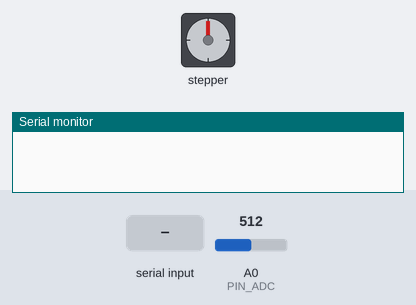
Simulated run of this program. Board: Arduino Nano, built with avr-gcc and run on an emulated ATmega328P. Parts: stepper motor, the last lines printed to the serial monitor. Wiring (inferred from the names in the program): stepper motor driver (200 steps per turn assumed): step pin 2; direction pin 3; enable pin 4. Inputs (shaded band) come from the test bench; at power-on: A0 (PIN_ADC) = 512.

Above: at 1.2 s.
1.3 s: "F90\n" received over Serial
At 1.95 s:
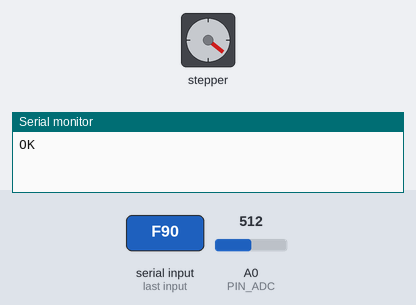
At 2.56 s:
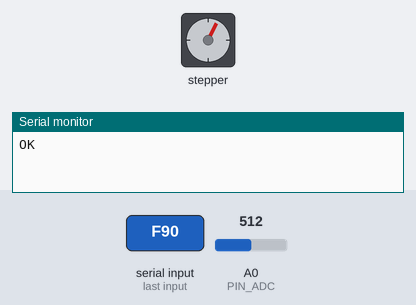
4.3 s: A0 (PIN_ADC) set to 716
At 4.67 s:
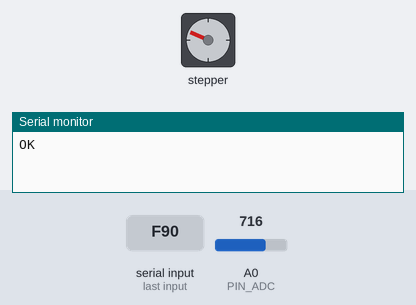
7.3 s: "RF\n" received over Serial
10.3 s: "RP\n" received over Serial
Timing chart, 0 to 14.3 s (numbered marks = the images above; inputs shaded):
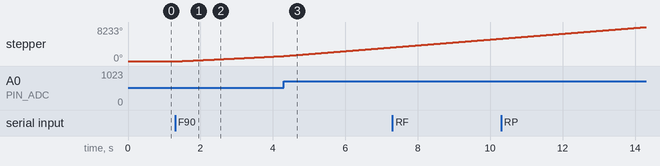

Measured:
- after the input at 1.3 s, stepper: keeps turning clockwise at about 435°/s, starting after 0.20 s

The program:

main.cpp
```cpp
// Valve driver: stepper driver turns the valve, pressure gauge read on A0.
//
// Serial commands (115200, newline terminated):
//   F <mg/s>   hold inflow at target (PID)
//   P <Pa>     hold pressure at target (PID)
//   M <deg>    rotate by angle (negative = other way) and stay; 0 = stop everything
//   Z          declare current position as 0 (= valve fully closed)
//   ZE / ZD    enable / disable the closed-end limit; disabled at boot
//   RF / RP / RV   read inflow [mg/s] / pressure [Pa] / raw voltage [V]
//   RA         read position [deg] from 0
#include <Arduino.h>

// ---- hardware ----
const uint8_t PIN_STEP = 2;
const uint8_t PIN_DIR = 3;
const uint8_t PIN_EN = 4;  // driver ENABLE, active LOW
const uint8_t PIN_ADC = A0;

// Flip to -1 if "positive" turns the valve the wrong way.
// Positive must mean "opening" (more inflow) - PID relies on it.
const int MOTOR_DIRECTION = 1;

//const float STEPS_PER_REV = 200.0f * 8;  // 1.8deg motor, TMC2208 default 1/8 microstep (MS1=MS2=GND)
const float STEPS_PER_REV = 200.0f * 16;  // Pololu-style A4988 or DRV8825 driver (MS1=MS2=5V)
//const float STEPS_PER_REV = 200.0f;  // Pololu-style A4988 or DRV8825 driver (MS1=MS2=GND)
const float DIVIDER = 2.0f;              // 1:2 divider before ADC
const float ADC_VREF = 5.0f;    // fallback if the Vcc measurement fails
const float BANDGAP_V = 1.1f;   // internal reference, varies per chip; calibrate against a known voltage
// Linear correction fitted against a reference multimeter, applied after the divider factor.
const float CAL_GAIN = 1.02f;
const float CAL_OFFSET = 0.0236f;  // volts

// ---- motion ----
const float MANUAL_SPEED = 0.5f * STEPS_PER_REV;     // steps/s (0.5 rev/s)
const float PID_MAX_SPEED = 0.125f * STEPS_PER_REV;  // steps/s (0.125 rev/s), keeps PID adjustments slow

// ---- software limits: position 0 (boot / Z command) = fully closed ----
const float MAX_OPEN_DEG = 0;  // 0 = no limit on the opening side
// Off by default: without a limit switch the boot position may not be the closed
// end, so enforcement is opt-in once the valve has been zeroed by hand (Z).
bool closedLimitEnabled = false;

// ---- PID (error is relative: (target - measured) / target; output scaled to steps/s) ----
// The valve is driven by speed, so P alone already integrates position; keep KI small/0 or it overshoots.
// D acts on the measurement (brakes when approaching fast, no kick on new target).
const float KP = 0.6f, KI = 0.015f, KD = 1.0f;  // output = fraction of PID_MAX_SPEED
const float DEADBAND = 0.03f;                  // relative error below which the valve stays still
const float PID_MIN_SPEED = 0.025f * STEPS_PER_REV;  // steps/s: PID speed below this = stand still
const unsigned long PID_PERIOD_MS = 200;

enum Mode { IDLE, MANUAL, TARGET_FLOW, TARGET_PRESSURE };
Mode mode = IDLE;
float target = 0;

long position = 0;  // steps from closed (0)
long pending = 0;      // MANUAL: steps left to do (signed, in "valve opening" direction)
float pidSpeed = 0;    // PID: commanded speed in steps/s (signed), stepped continuously
unsigned long stepIntervalUs = 1000000UL / MANUAL_SPEED;

float integral = 0, lastMeasured = NAN;
unsigned long lastPid = 0;

// The ADC reference is Vcc (USB 5 V is only roughly 5), so measure the real Vcc
// against the internal 1.1 V bandgap and use that to scale readings.
float readVcc() {
  ADMUX = _BV(REFS0) | _BV(MUX3) | _BV(MUX2) | _BV(MUX1);  // AVcc ref, input = bandgap
  delay(2);  // let the reference settle
  ADCSRA |= _BV(ADSC);
  while (bit_is_set(ADCSRA, ADSC)) {}
  uint16_t adc = ADC;
  if (adc == 0) return ADC_VREF;
  return BANDGAP_V * 1023.0f / adc;
}

float readVoltage() {
  float vcc = readVcc();
  analogRead(PIN_ADC);  // discard first conversion after switching input
  long sum = 0;
  for (int i = 0; i < 16; i++) sum += analogRead(PIN_ADC);
  float v = sum / 16.0f / 1023.0f * vcc * DIVIDER;
  return v * CAL_GAIN + CAL_OFFSET;
}

float voltageToPressure(float v) { return pow(10.0f, 1.667f * v - 9.333f); }

float pressureToFlow(float p) {
  return ((-81.7547f * p + 12.65459f) * p + 0.29089f) * p + 0.00217f;
}

float readPressure() { return voltageToPressure(readVoltage()); }
float readFlow() { return pressureToFlow(readPressure()); }

void stop() {
  mode = IDLE;
  pending = 0;
  pidSpeed = 0;
}

void startMode(Mode m, float value) {
  stop();
  if (value <= 0) return;
  mode = m;
  target = value;
  integral = 0;
  lastMeasured = NAN;
  lastPid = millis();
}

void startManual(float degrees) {
  stop();
  if (degrees == 0) return;
  mode = MANUAL;
  pending = degrees / 360.0f * STEPS_PER_REV;
  stepIntervalUs = 1000000UL / MANUAL_SPEED;
}

void updatePid() {
  if (mode != TARGET_FLOW && mode != TARGET_PRESSURE) return;
  if (millis() - lastPid < PID_PERIOD_MS) return;
  float dt = (millis() - lastPid) / 1000.0f;
  lastPid = millis();

  float measured = (mode == TARGET_FLOW) ? readFlow() : readPressure();
  float error = (target - measured) / target;
  float rel = measured / target;
  if (isnan(lastMeasured)) lastMeasured = rel;
  float rate = (rel - lastMeasured) / dt;
  lastMeasured = rel;

  float out = KP * error + KI * integral - KD * rate;
  if (fabs(out) < 1) integral = constrain(integral + error * dt, -1 / max(KI, 1e-6f), 1 / max(KI, 1e-6f));
  if (fabs(error) < DEADBAND && fabs(rate) < DEADBAND) out = 0;
  pidSpeed = constrain(out, -1.0f, 1.0f) * PID_MAX_SPEED;
  // Either move at least PID_MIN_SPEED, or not at all - tiny outputs near the
  // setpoint would otherwise micro-step creep and jiggle back and forth.
  if (fabs(pidSpeed) < PID_MIN_SPEED) pidSpeed = 0;
}

void updateStepper() {
  static unsigned long lastStep = 0;
  bool pid = (mode == TARGET_FLOW || mode == TARGET_PRESSURE);
  if (pid && fabs(pidSpeed) >= 1) stepIntervalUs = 1000000UL / fabs(pidSpeed);
  bool moving = pid ? fabs(pidSpeed) >= 1 : pending != 0;

  if (!moving) {
    if (mode == MANUAL) mode = IDLE;
    digitalWrite(PIN_EN, pid ? LOW : HIGH);  // PID keeps holding; otherwise release the coil
    return;
  }
  digitalWrite(PIN_EN, LOW);
  if (micros() - lastStep < stepIntervalUs) return;
  lastStep = micros();

  bool forward = pid ? pidSpeed > 0 : pending > 0;
  bool atClosed = closedLimitEnabled && !forward && position <= 0;
  bool atOpen = forward && MAX_OPEN_DEG > 0 && position >= MAX_OPEN_DEG / 360.0f * STEPS_PER_REV;
  if (atClosed || atOpen) {
    pending = 0;
    pidSpeed = 0;
    integral = 0;
    Serial.println(atClosed ? "LIMIT closed" : "LIMIT open");
    return;
  }
  position += forward ? 1 : -1;
  digitalWrite(PIN_DIR, (forward == (MOTOR_DIRECTION > 0)) ? HIGH : LOW);
  digitalWrite(PIN_STEP, HIGH);
  delayMicroseconds(2);
  digitalWrite(PIN_STEP, LOW);
  if (!pid) pending += forward ? -1 : 1;
}

void handleCommand(String line) {
  line.trim();
  line.toUpperCase();
  if (line.length() == 0) return;
  float value = line.substring(1).toFloat();

  if (line == "RF") Serial.println(readFlow(), 5);
  else if (line == "RP") Serial.println(readPressure(), 5);
  else if (line == "RV") Serial.println(readVoltage(), 4);
  else if (line == "RA") Serial.println(position / STEPS_PER_REV * 360.0f, 1);
  else if (line == "Z") { stop(); position = 0; }
  else if (line == "ZE") closedLimitEnabled = true;
  else if (line == "ZD") closedLimitEnabled = false;
  else if (line[0] == 'F') startMode(TARGET_FLOW, value);
  else if (line[0] == 'P') startMode(TARGET_PRESSURE, value);
  else if (line[0] == 'M') startManual(value);
  else { Serial.println("?"); return; }

  if (line == "Z" || line == "ZE" || line == "ZD" || line[0] == 'F' || line[0] == 'P' || line[0] == 'M') Serial.println("OK");
}

void setup() {
  pinMode(PIN_STEP, OUTPUT);
  pinMode(PIN_DIR, OUTPUT);
  pinMode(PIN_EN, OUTPUT);
  digitalWrite(PIN_EN, HIGH);
  Serial.begin(115200);
}

void loop() {
  static String line;
  while (Serial.available()) {
    char c = Serial.read();
    if (c == '\n') { handleCommand(line); line = ""; }
    else line += c;
  }
  updatePid();
  updateStepper();
}
```
